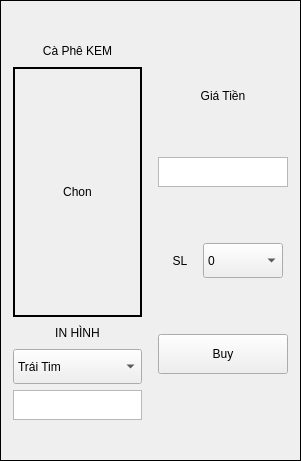
     <widget class="QFrame" name="verticalFrame_2">
      <property name="geometry">
       <rect>
        <x>310</x>
        <y>40</y>
        <width>301</width>
        <height>461</height>
       </rect>
      </property>
      <property name="frameShape">
       <enum>QFrame::Box</enum>
      </property>
      <layout class="QVBoxLayout" name="verticalLayout_7">
       <property name="leftMargin">
        <number>5</number>
       </property>
       <property name="topMargin">
        <number>5</number>
       </property>
       <property name="rightMargin">
        <number>5</number>
       </property>
       <property name="bottomMargin">
        <number>5</number>
       </property>
       <item>
        <layout class="QHBoxLayout" name="horizontalLayout_8">
         <property name="leftMargin">
          <number>2</number>
         </property>
         <property name="topMargin">
          <number>2</number>
         </property>
         <property name="rightMargin">
          <number>2</number>
         </property>
         <property name="bottomMargin">
          <number>2</number>
         </property>
         <item>
          <layout class="QVBoxLayout" name="verticalLayout_8">
           <property name="leftMargin">
            <number>5</number>
           </property>
           <property name="topMargin">
            <number>5</number>
           </property>
           <property name="rightMargin">
            <number>5</number>
           </property>
           <property name="bottomMargin">
            <number>5</number>
           </property>
           <item>
            <widget class="QLabel" name="nameID1_2">
             <property name="sizePolicy">
              <sizepolicy hsizetype="Maximum" vsizetype="Maximum">
               <horstretch>0</horstretch>
               <verstretch>0</verstretch>
              </sizepolicy>
             </property>
             <property name="minimumSize">
              <size>
               <width>20</width>
               <height>20</height>
              </size>
             </property>
             <property name="maximumSize">
              <size>
               <width>150</width>
               <height>20</height>
              </size>
             </property>
             <property name="frameShape">
              <enum>QFrame::Box</enum>
             </property>
             <property name="lineWidth">
              <number>0</number>
             </property>
             <property name="text">
              <string>Cà Phê KEM</string>
             </property>
             <property name="alignment">
              <set>Qt::AlignCenter</set>
             </property>
            </widget>
           </item>
           <item>
            <widget class="QLabel" name="imageID3">
             <property name="sizePolicy">
              <sizepolicy hsizetype="Maximum" vsizetype="Maximum">
               <horstretch>0</horstretch>
               <verstretch>0</verstretch>
              </sizepolicy>
             </property>
             <property name="minimumSize">
              <size>
               <width>120</width>
               <height>120</height>
              </size>
             </property>
             <property name="maximumSize">
              <size>
               <width>150</width>
               <height>250</height>
              </size>
             </property>
             <property name="frameShape">
              <enum>QFrame::Box</enum>
             </property>
             <property name="lineWidth">
              <number>2</number>
             </property>
             <property name="text">
              <string>Chon</string>
             </property>
             <property name="alignment">
              <set>Qt::AlignCenter</set>
             </property>
            </widget>
           </item>
           <item>
            <widget class="QLabel" name="imageAc_8">
             <property name="sizePolicy">
              <sizepolicy hsizetype="Maximum" vsizetype="Maximum">
               <horstretch>0</horstretch>
               <verstretch>0</verstretch>
              </sizepolicy>
             </property>
             <property name="minimumSize">
              <size>
               <width>20</width>
               <height>20</height>
              </size>
             </property>
             <property name="maximumSize">
              <size>
               <width>150</width>
               <height>20</height>
              </size>
             </property>
             <property name="frameShape">
              <enum>QFrame::Box</enum>
             </property>
             <property name="lineWidth">
              <number>0</number>
             </property>
             <property name="text">
              <string>IN HÌNH</string>
             </property>
             <property name="alignment">
              <set>Qt::AlignCenter</set>
             </property>
            </widget>
           </item>
           <item>
            <widget class="QComboBox" name="typeCaffeK">
             <property name="sizePolicy">
              <sizepolicy hsizetype="Preferred" vsizetype="Preferred">
               <horstretch>0</horstretch>
               <verstretch>0</verstretch>
              </sizepolicy>
             </property>
             <property name="minimumSize">
              <size>
               <width>80</width>
               <height>35</height>
              </size>
             </property>
             <property name="maximumSize">
              <size>
               <width>500</width>
               <height>35</height>
              </size>
             </property>
             <property name="ID" stdset="0">
              <number>1</number>
             </property>
             <item>
              <property name="text">
               <string>Trái Tim</string>
              </property>
             </item>
             <item>
              <property name="text">
               <string>Cành lá</string>
              </property>
             </item>
             <item>
              <property name="text">
               <string>Chữ</string>
              </property>
             </item>
            </widget>
           </item>
           <item>
            <widget class="QTextEdit" name="nameprint">
             <property name="maximumSize">
              <size>
               <width>16777215</width>
               <height>30</height>
              </size>
             </property>
             <property name="readOnly">
              <bool>true</bool>
             </property>
            </widget>
           </item>
          </layout>
         </item>
         <item>
          <layout class="QVBoxLayout" name="verticalLayout_9">
           <property name="leftMargin">
            <number>5</number>
           </property>
           <property name="topMargin">
            <number>5</number>
           </property>
           <property name="rightMargin">
            <number>5</number>
           </property>
           <property name="bottomMargin">
            <number>5</number>
           </property>
           <item>
            <widget class="QLabel" name="imageAc_6">
             <property name="sizePolicy">
              <sizepolicy hsizetype="Maximum" vsizetype="Maximum">
               <horstretch>0</horstretch>
               <verstretch>0</verstretch>
              </sizepolicy>
             </property>
             <property name="minimumSize">
              <size>
               <width>20</width>
               <height>20</height>
              </size>
             </property>
             <property name="maximumSize">
              <size>
               <width>150</width>
               <height>20</height>
              </size>
             </property>
             <property name="frameShape">
              <enum>QFrame::Box</enum>
             </property>
             <property name="lineWidth">
              <number>0</number>
             </property>
             <property name="text">
              <string>Giá Tiền</string>
             </property>
             <property name="alignment">
              <set>Qt::AlignCenter</set>
             </property>
            </widget>
           </item>
           <item>
            <widget class="QTextEdit" name="totalCoinID3">
             <property name="maximumSize">
              <size>
               <width>16777215</width>
               <height>30</height>
              </size>
             </property>
             <property name="readOnly">
              <bool>true</bool>
             </property>
            </widget>
           </item>
           <item>
            <layout class="QHBoxLayout" name="horizontalLayout_9">
             <property name="leftMargin">
              <number>5</number>
             </property>
             <property name="topMargin">
              <number>5</number>
             </property>
             <property name="rightMargin">
              <number>5</number>
             </property>
             <property name="bottomMargin">
              <number>5</number>
             </property>
             <item>
              <widget class="QLabel" name="imageAc_7">
               <property name="sizePolicy">
                <sizepolicy hsizetype="Maximum" vsizetype="Maximum">
                 <horstretch>0</horstretch>
                 <verstretch>0</verstretch>
                </sizepolicy>
               </property>
               <property name="minimumSize">
                <size>
                 <width>10</width>
                 <height>20</height>
                </size>
               </property>
               <property name="maximumSize">
                <size>
                 <width>150</width>
                 <height>250</height>
                </size>
               </property>
               <property name="frameShape">
                <enum>QFrame::Box</enum>
               </property>
               <property name="lineWidth">
                <number>0</number>
               </property>
               <property name="text">
                <string>SL</string>
               </property>
               <property name="alignment">
                <set>Qt::AlignCenter</set>
               </property>
              </widget>
             </item>
             <item>
              <widget class="QComboBox" name="numSlID3">
               <property name="sizePolicy">
                <sizepolicy hsizetype="Preferred" vsizetype="Preferred">
                 <horstretch>0</horstretch>
                 <verstretch>0</verstretch>
                </sizepolicy>
               </property>
               <property name="minimumSize">
                <size>
                 <width>80</width>
                 <height>35</height>
                </size>
               </property>
               <property name="maximumSize">
                <size>
                 <width>500</width>
                 <height>35</height>
                </size>
               </property>
               <property name="ID" stdset="0">
                <number>1</number>
               </property>
               <item>
                <property name="text">
                 <string>0</string>
                </property>
               </item>
               <item>
                <property name="text">
                 <string>1</string>
                </property>
               </item>
               <item>
                <property name="text">
                 <string>2</string>
                </property>
               </item>
              </widget>
             </item>
            </layout>
           </item>
           <item>
            <widget class="QPushButton" name="btnBuyID3">
             <property name="minimumSize">
              <size>
               <width>0</width>
               <height>40</height>
              </size>
             </property>
             <property name="text">
              <string>Buy</string>
             </property>
             <property name="ID" stdset="0">
              <number>1</number>
             </property>
            </widget>
           </item>
          </layout>
         </item>
        </layout>
       </item>
      </layout>
     </widget>
